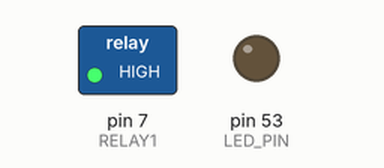
Recording of a sketch running on a simulated Arduino Mega 2560, built with avr-gcc and run on an emulated ATmega2560. Parts: switched loads named in the sketch (green lamp = pin HIGH), output pins drawn as LEDs (lit = HIGH).

Above: at 2.5 s.
At 7.5 s:
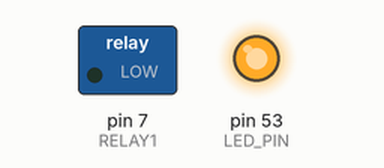
Timing chart, 0 to 13.0 s (numbered marks = the images above):
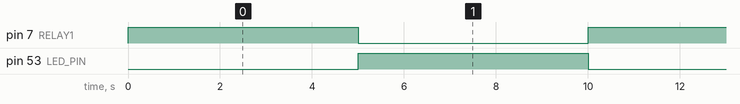

The sketch:

relay.ino
```cpp
const int RELAY1 = 7;
const int RELAY2 = 8;
const int LED_PIN = 53;


void setup() {
  pinMode(RELAY1, OUTPUT);
  // pinMode(RELAY2, OUTPUT);
  pinMode(LED_PIN, OUTPUT);

  // Relays apagados al iniciar
  digitalWrite(RELAY1, HIGH);
  // digitalWrite(RELAY2, HIGH);
  digitalWrite(LED_PIN, HIGH); // Enciende el LED
}

void loop() {
  // Activa relay 1
  digitalWrite(LED_PIN, LOW); // Apaga el LED
  digitalWrite(RELAY1, HIGH);
  // digitalWrite(RELAY2, HIGH);
  delay(5000);


  digitalWrite(LED_PIN, HIGH); // Apaga el LED
  digitalWrite(RELAY1, LOW);
  // digitalWrite(RELAY2, LOW);
  delay(5000);
}
```

Measured:
- by itself, pin 7 (RELAY1), pin 53 (LED_PIN): alternates HIGH for 5.0 s and LOW for 5.0 s
